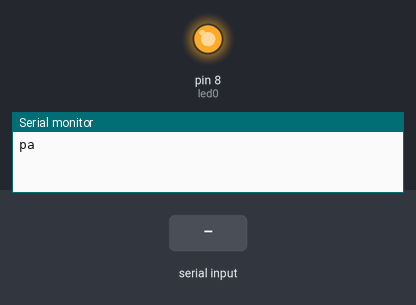
This program was run on a simulated Arduino Mega 2560, built with avr-gcc and run on an emulated ATmega2560. Parts: output pins drawn as LEDs (lit = HIGH), the last lines printed to the serial monitor. Dashed ring = blinking. The test bench sets the inputs (shaded band). Random numbers use the default seed unless the program sets one.

Above: at 0.1 s.
At 1.2 s:
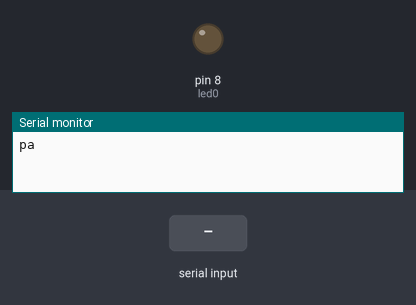
1.3 s: "90,45\n" received over Serial
At 2.1 s:
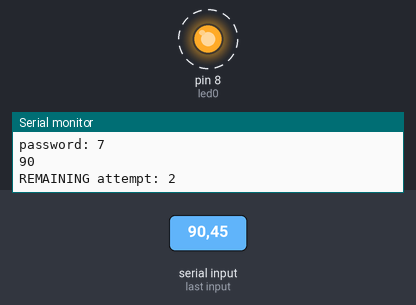
Timing chart, 0 to 10.3 s (numbered marks = the images above; inputs shaded):
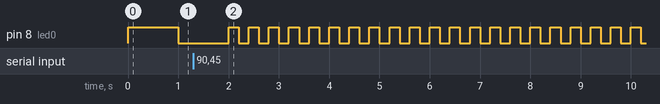

Measured:
- by itself, pin 8 (led0): alternates HIGH for 0.20 s and LOW for 0.20 s

The program:

main.cpp
```cpp
#include "DigiPin.h"
#include "Safe.h"

DigitalPin led(8);
Safe safe;

void setup() {
    Serial.begin(9600);

    led.setTCCRA(0);
    led.setTCCRB((1 << WGM12) | (1 << CS12) | (1 << CS10));
    led.setTCNT(0);
    led.setOCR(15624);  // Default for 1Hz
    led.setTIMSK(1 << OCIE1A);

    noInterrupts();
    interrupts();
}

int attempts = 3;

void loop() {
    while(attempts > 0 && Serial.available()) {
        String inputStr = Serial.readStringUntil('\n');
        int userInput = inputStr.toInt();

        Serial.println(userInput);
        attempts--;

        if(userInput == safe.getPassword()) {
            led.setOCR(0);  // Turn off LED indicating success
            Serial.println("UNLOCKED\n");
            attempts = 0;  // Reset attempts to exit loop
            break;
        } else {
            if (attempts == 2) led.factorOCR(0.2);  // Reduce frequency
            if (attempts == 1) led.factorOCR(0.5);  // Further reduce frequency
        }

        Serial.print("REMAINING attempt: ");
        Serial.println(attempts);
        if(attempts == 0) Serial.println("ERROR: No attempt left");
    }
    delay(1000);  // Wait for 1 second
}

ISR(TIMER1_COMPA_vect) {
    digitalWrite(led.getPin(), !digitalRead(led.getPin()));  // Toggle LED
}
```

DigiPin.cpp
```cpp
#include "DigiPin.h"

DigitalPin::DigitalPin(int pin) : pinNumber(pin) {
    pinMode(pinNumber, OUTPUT);
    digitalWrite(pinNumber, LOW);
}

void DigitalPin::setTCCRA(uint8_t value) { TCCR1A = value; }
void DigitalPin::setTCCRB(uint8_t value) { TCCR1B = value; }
void DigitalPin::setTCNT(uint16_t value) { TCNT1 = value; }
void DigitalPin::setOCR(uint16_t value) { OCR1A = value; }
void DigitalPin::factorOCR(float factor) { OCR1A = (uint16_t)(OCR1A * factor); }
void DigitalPin::setTIMSK(uint8_t value) { TIMSK1 = value; }
int DigitalPin::getPin() const {
    return pinNumber;
}
```

DigiPin.h
```cpp
#ifndef DIGIPIN_H
#define DIGIPIN_H

#include <Arduino.h>

class DigitalPin {
public:
    DigitalPin(int pin);

    void setTCCRA(uint8_t value);
    void setTCCRB(uint8_t value);
    void setTCNT(uint16_t value);
    void setOCR(uint16_t value);
    void factorOCR(float factor);
    void setTIMSK(uint8_t value);
    int getPin() const;


private:
    int pinNumber;
};

#endif
```

Safe.cpp
```cpp
#include "Safe.h"

Safe::Safe() {
    Serial.begin(9600);
    randomSeed(analogRead(0));
    password = random(10);
    Serial.print("password: ");
    Serial.println(password);
}

int Safe::getPassword() {
    return password;
}
```

Safe.h
```cpp
#ifndef SAFE_H
#define SAFE_H

#include <Arduino.h>

class Safe {
public:
    Safe();

    int getPassword();

private:
    int password;
};

#endif
```

main_original.cpp
```cpp
#include <Arduino.h>

int password;  // Variable to store the generated password
int led0 = 8;  // Pin number for the LED
int tog0;      // Variable to track LED status

void setup() {

  Serial.begin(9600); // Initialize serial communication at 9600 baud

  // Initialize the random seed and generate a password between 0 to 9
  randomSeed(analogRead(0));
  password = random(10);
  Serial.print("password: ");
  Serial.println(password);  // Print generated password

  // Set up the LED pin and turn it off initially
  pinMode(led0, OUTPUT);
  digitalWrite(led0, LOW);

  noInterrupts();  // Disable all interrupts

  // Initialize Timer 1 for 1Hz
  TCCR1A = 0;
  TCCR1B = 0;
  TCNT1 = 0;
  OCR1A = 15624;  // Calculation for 1Hz: OCR1A = 16M / (1Hz * 1024) - 1
  TCCR1B |= (1 << WGM12);  // Set WGM1 mode
  TCCR1B |= (1 << CS12) | (0 << CS11) | (1 << CS10);  // Set prescaler to 1024
  TIMSK1 |= (1 << OCIE1A);  // Enable Timer1 compare interrupt

  interrupts();  // Enable all interrupts
}

int attempt = 3;  // Number of attempts for entering the password

void loop() {

  // Continue to check for input while there are remaining attempts and serial data is available
  while(attempt > 0 && Serial.available()){
    Serial.print("in the while loop, remaining attempt: ");
    Serial.println(attempt);

    String inputStr = Serial.readStringUntil('\n');  // Read user's input from serial
    int userInput = inputStr.toInt();  // Convert string input to integer

    Serial.println(userInput);   // Print user's input
    attempt--;  // Decrease the number of attempts

    // If user's input matches the password
    if (userInput == password) {
      Serial.println("in the Second if statement");
      tog0 = 1;  // Set LED status to indicate success
      Serial.println("UNLOCKED\n");
      attempt = 0;  // Reset attempts to exit loop
      break;
    }

    Serial.print("REMAINING attempt: ");
    Serial.println(attempt);  // Print remaining attempts

    // Change Timer1 frequency and LED status based on remaining attempts
    if (attempt == 2) {
      OCR1A = 3124;
      tog0 = 0;
    }
    if (attempt == 1) {
      OCR1A = 624;
      tog0 = 0;
    }
    if (attempt == 0) Serial.println("ERROR: No attempt left");
  }
}

// Interrupt service routine for Timer1 compare match
ISR(TIMER1_COMPA_vect) {
  if (tog0 == 1) digitalWrite(led0, LOW);  // Turn off the LED if password is correct
  else digitalWrite(led0, !digitalRead(led0));  // Blink the LED if password is wrong
}
```
